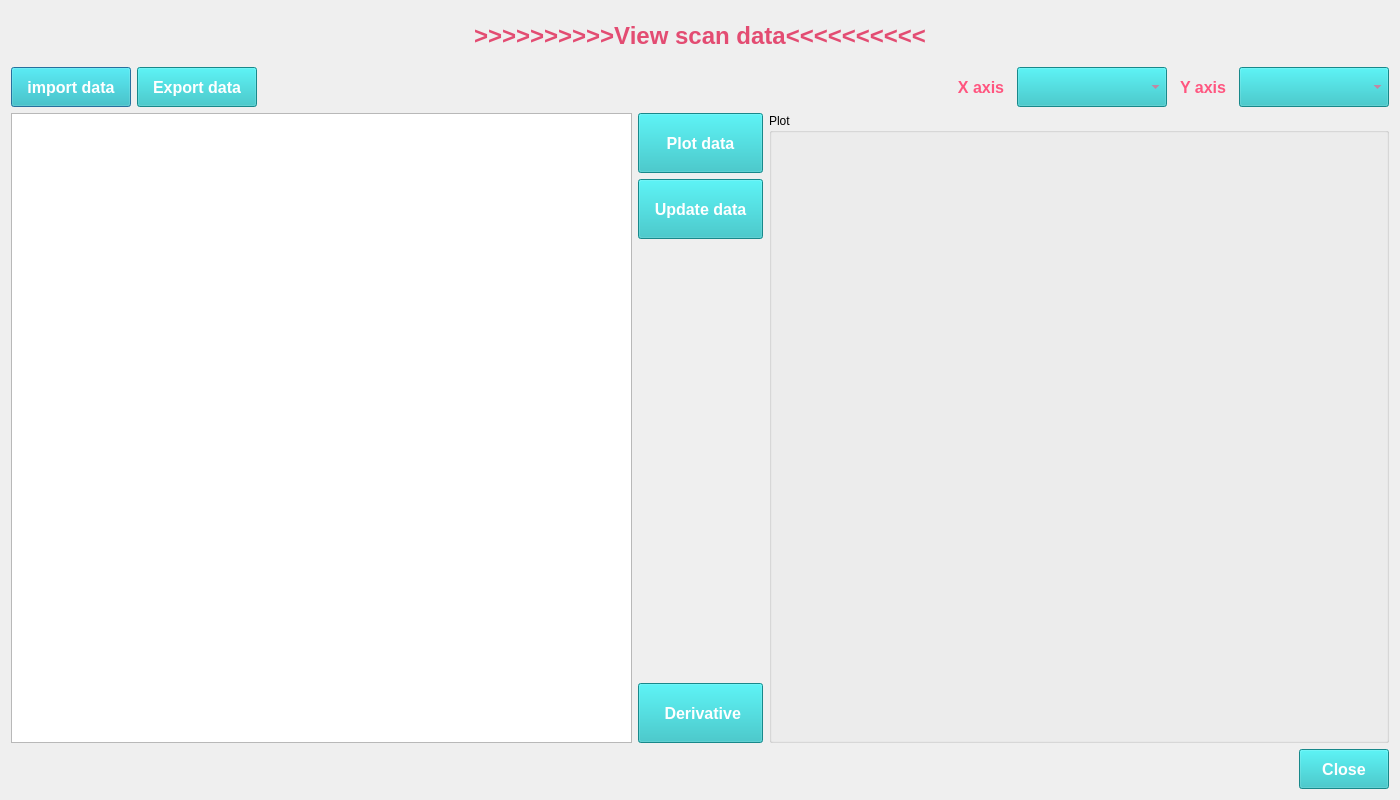
<?xml version="1.0" encoding="UTF-8"?>
<ui version="4.0">
 <class>Dialog</class>
 <widget class="QDialog" name="Dialog">
  <property name="geometry">
   <rect>
    <x>0</x>
    <y>0</y>
    <width>1400</width>
    <height>800</height>
   </rect>
  </property>
  <property name="minimumSize">
   <size>
    <width>1200</width>
    <height>800</height>
   </size>
  </property>
  <property name="windowTitle">
   <string>Dialog</string>
  </property>
  <layout class="QGridLayout" name="gridLayout">
   <item row="0" column="0">
    <layout class="QVBoxLayout" name="verticalLayout_2">
     <item>
      <widget class="QLabel" name="View_label">
       <property name="minimumSize">
        <size>
         <width>300</width>
         <height>50</height>
        </size>
       </property>
       <property name="palette">
        <palette>
         <active>
          <colorrole role="WindowText">
           <brush brushstyle="SolidPattern">
            <color alpha="255">
             <red>227</red>
             <green>76</green>
             <blue>114</blue>
            </color>
           </brush>
          </colorrole>
          <colorrole role="Text">
           <brush brushstyle="SolidPattern">
            <color alpha="255">
             <red>0</red>
             <green>170</green>
             <blue>255</blue>
            </color>
           </brush>
          </colorrole>
          <colorrole role="PlaceholderText">
           <brush brushstyle="SolidPattern">
            <color alpha="128">
             <red>0</red>
             <green>170</green>
             <blue>255</blue>
            </color>
           </brush>
          </colorrole>
         </active>
         <inactive>
          <colorrole role="WindowText">
           <brush brushstyle="SolidPattern">
            <color alpha="255">
             <red>227</red>
             <green>76</green>
             <blue>114</blue>
            </color>
           </brush>
          </colorrole>
          <colorrole role="Text">
           <brush brushstyle="SolidPattern">
            <color alpha="255">
             <red>0</red>
             <green>170</green>
             <blue>255</blue>
            </color>
           </brush>
          </colorrole>
          <colorrole role="PlaceholderText">
           <brush brushstyle="SolidPattern">
            <color alpha="128">
             <red>0</red>
             <green>170</green>
             <blue>255</blue>
            </color>
           </brush>
          </colorrole>
         </inactive>
         <disabled>
          <colorrole role="WindowText">
           <brush brushstyle="SolidPattern">
            <color alpha="255">
             <red>120</red>
             <green>120</green>
             <blue>120</blue>
            </color>
           </brush>
          </colorrole>
          <colorrole role="Text">
           <brush brushstyle="SolidPattern">
            <color alpha="255">
             <red>120</red>
             <green>120</green>
             <blue>120</blue>
            </color>
           </brush>
          </colorrole>
          <colorrole role="PlaceholderText">
           <brush brushstyle="SolidPattern">
            <color alpha="128">
             <red>0</red>
             <green>0</green>
             <blue>0</blue>
            </color>
           </brush>
          </colorrole>
         </disabled>
        </palette>
       </property>
       <property name="font">
        <font>
         <family>Arial</family>
         <pointsize>18</pointsize>
         <bold>true</bold>
        </font>
       </property>
       <property name="text">
        <string>&gt;&gt;&gt;&gt;&gt;&gt;&gt;&gt;&gt;&gt;View scan data&lt;&lt;&lt;&lt;&lt;&lt;&lt;&lt;&lt;&lt;</string>
       </property>
       <property name="alignment">
        <set>Qt::AlignCenter</set>
       </property>
      </widget>
     </item>
     <item>
      <layout class="QHBoxLayout" name="horizontalLayout">
       <item>
        <widget class="QPushButton" name="Import_btn">
         <property name="sizePolicy">
          <sizepolicy hsizetype="Fixed" vsizetype="Fixed">
           <horstretch>0</horstretch>
           <verstretch>0</verstretch>
          </sizepolicy>
         </property>
         <property name="minimumSize">
          <size>
           <width>120</width>
           <height>40</height>
          </size>
         </property>
         <property name="font">
          <font>
           <family>Arial</family>
           <pointsize>12</pointsize>
           <bold>true</bold>
          </font>
         </property>
         <property name="styleSheet">
          <string notr="true">background-color: rgb(33, 190, 193);
selection-color: rgb(255, 85, 127);
color: rgb(255, 255, 255);</string>
         </property>
         <property name="text">
          <string>import data</string>
         </property>
        </widget>
       </item>
       <item>
        <widget class="QPushButton" name="Export_btn">
         <property name="sizePolicy">
          <sizepolicy hsizetype="Fixed" vsizetype="Fixed">
           <horstretch>0</horstretch>
           <verstretch>0</verstretch>
          </sizepolicy>
         </property>
         <property name="minimumSize">
          <size>
           <width>120</width>
           <height>40</height>
          </size>
         </property>
         <property name="font">
          <font>
           <family>Arial</family>
           <pointsize>12</pointsize>
           <bold>true</bold>
          </font>
         </property>
         <property name="styleSheet">
          <string notr="true">background-color: rgb(33, 190, 193);
selection-color: rgb(255, 85, 127);
color: rgb(255, 255, 255);</string>
         </property>
         <property name="text">
          <string>Export data</string>
         </property>
        </widget>
       </item>
       <item>
        <spacer name="horizontalSpacer">
         <property name="orientation">
          <enum>Qt::Horizontal</enum>
         </property>
         <property name="sizeHint" stdset="0">
          <size>
           <width>338</width>
           <height>17</height>
          </size>
         </property>
        </spacer>
       </item>
       <item>
        <widget class="QLabel" name="label_2">
         <property name="minimumSize">
          <size>
           <width>60</width>
           <height>40</height>
          </size>
         </property>
         <property name="palette">
          <palette>
           <active>
            <colorrole role="WindowText">
             <brush brushstyle="SolidPattern">
              <color alpha="255">
               <red>255</red>
               <green>85</green>
               <blue>127</blue>
              </color>
             </brush>
            </colorrole>
            <colorrole role="Text">
             <brush brushstyle="SolidPattern">
              <color alpha="255">
               <red>255</red>
               <green>85</green>
               <blue>127</blue>
              </color>
             </brush>
            </colorrole>
            <colorrole role="PlaceholderText">
             <brush brushstyle="SolidPattern">
              <color alpha="128">
               <red>255</red>
               <green>85</green>
               <blue>127</blue>
              </color>
             </brush>
            </colorrole>
           </active>
           <inactive>
            <colorrole role="WindowText">
             <brush brushstyle="SolidPattern">
              <color alpha="255">
               <red>255</red>
               <green>85</green>
               <blue>127</blue>
              </color>
             </brush>
            </colorrole>
            <colorrole role="Text">
             <brush brushstyle="SolidPattern">
              <color alpha="255">
               <red>255</red>
               <green>85</green>
               <blue>127</blue>
              </color>
             </brush>
            </colorrole>
            <colorrole role="PlaceholderText">
             <brush brushstyle="SolidPattern">
              <color alpha="128">
               <red>255</red>
               <green>85</green>
               <blue>127</blue>
              </color>
             </brush>
            </colorrole>
           </inactive>
           <disabled>
            <colorrole role="WindowText">
             <brush brushstyle="SolidPattern">
              <color alpha="255">
               <red>120</red>
               <green>120</green>
               <blue>120</blue>
              </color>
             </brush>
            </colorrole>
            <colorrole role="Text">
             <brush brushstyle="SolidPattern">
              <color alpha="255">
               <red>120</red>
               <green>120</green>
               <blue>120</blue>
              </color>
             </brush>
            </colorrole>
            <colorrole role="PlaceholderText">
             <brush brushstyle="SolidPattern">
              <color alpha="128">
               <red>0</red>
               <green>0</green>
               <blue>0</blue>
              </color>
             </brush>
            </colorrole>
           </disabled>
          </palette>
         </property>
         <property name="font">
          <font>
           <family>Arial</family>
           <pointsize>12</pointsize>
           <bold>true</bold>
          </font>
         </property>
         <property name="text">
          <string>X axis</string>
         </property>
         <property name="alignment">
          <set>Qt::AlignCenter</set>
         </property>
        </widget>
       </item>
       <item>
        <widget class="QComboBox" name="Select_X_axis">
         <property name="minimumSize">
          <size>
           <width>150</width>
           <height>40</height>
          </size>
         </property>
         <property name="font">
          <font>
           <family>Arial</family>
           <pointsize>12</pointsize>
           <bold>true</bold>
          </font>
         </property>
         <property name="layoutDirection">
          <enum>Qt::LeftToRight</enum>
         </property>
         <property name="styleSheet">
          <string notr="true">background-color:  rgb(33, 190, 193);
color: rgb(255, 85, 127);
selection-color: rgb(255, 85, 0);
selection-background-color: rgb(28, 255, 247);
border-color: rgb(255, 0, 127);</string>
         </property>
         <property name="insertPolicy">
          <enum>QComboBox::InsertAtBottom</enum>
         </property>
        </widget>
       </item>
       <item>
        <widget class="QLabel" name="label">
         <property name="minimumSize">
          <size>
           <width>60</width>
           <height>40</height>
          </size>
         </property>
         <property name="palette">
          <palette>
           <active>
            <colorrole role="WindowText">
             <brush brushstyle="SolidPattern">
              <color alpha="255">
               <red>255</red>
               <green>85</green>
               <blue>127</blue>
              </color>
             </brush>
            </colorrole>
           </active>
           <inactive>
            <colorrole role="WindowText">
             <brush brushstyle="SolidPattern">
              <color alpha="255">
               <red>255</red>
               <green>85</green>
               <blue>127</blue>
              </color>
             </brush>
            </colorrole>
           </inactive>
           <disabled>
            <colorrole role="WindowText">
             <brush brushstyle="SolidPattern">
              <color alpha="255">
               <red>120</red>
               <green>120</green>
               <blue>120</blue>
              </color>
             </brush>
            </colorrole>
           </disabled>
          </palette>
         </property>
         <property name="font">
          <font>
           <family>Arial</family>
           <pointsize>12</pointsize>
           <bold>true</bold>
          </font>
         </property>
         <property name="text">
          <string>Y axis</string>
         </property>
         <property name="alignment">
          <set>Qt::AlignCenter</set>
         </property>
        </widget>
       </item>
       <item>
        <widget class="QComboBox" name="Select_Y_axis">
         <property name="minimumSize">
          <size>
           <width>150</width>
           <height>40</height>
          </size>
         </property>
         <property name="font">
          <font>
           <family>Arial</family>
           <pointsize>12</pointsize>
           <bold>true</bold>
          </font>
         </property>
         <property name="styleSheet">
          <string notr="true">background-color:  rgb(33, 190, 193);
color: rgb(255, 85, 127);
selection-color: rgb(255, 85, 0);
selection-background-color: rgb(7, 197, 255);
border-color: rgb(255, 0, 127);</string>
         </property>
        </widget>
       </item>
      </layout>
     </item>
     <item>
      <layout class="QHBoxLayout" name="horizontalLayout_3">
       <item>
        <widget class="QTableView" name="tableView">
         <property name="minimumSize">
          <size>
           <width>400</width>
           <height>300</height>
          </size>
         </property>
        </widget>
       </item>
       <item>
        <layout class="QVBoxLayout" name="verticalLayout">
         <item>
          <widget class="QPushButton" name="Plot_data_btn">
           <property name="sizePolicy">
            <sizepolicy hsizetype="Fixed" vsizetype="Fixed">
             <horstretch>0</horstretch>
             <verstretch>0</verstretch>
            </sizepolicy>
           </property>
           <property name="minimumSize">
            <size>
             <width>125</width>
             <height>60</height>
            </size>
           </property>
           <property name="font">
            <font>
             <family>Arial</family>
             <pointsize>12</pointsize>
             <bold>true</bold>
            </font>
           </property>
           <property name="styleSheet">
            <string notr="true">background-color: rgb(33, 190, 193);
selection-color: rgb(255, 85, 127);
color: rgb(255, 255, 255);</string>
           </property>
           <property name="text">
            <string>Plot data</string>
           </property>
          </widget>
         </item>
         <item>
          <widget class="QPushButton" name="Update_data_btn">
           <property name="sizePolicy">
            <sizepolicy hsizetype="Fixed" vsizetype="Fixed">
             <horstretch>0</horstretch>
             <verstretch>0</verstretch>
            </sizepolicy>
           </property>
           <property name="minimumSize">
            <size>
             <width>125</width>
             <height>60</height>
            </size>
           </property>
           <property name="font">
            <font>
             <family>Arial</family>
             <pointsize>12</pointsize>
             <bold>true</bold>
            </font>
           </property>
           <property name="styleSheet">
            <string notr="true">background-color: rgb(33, 190, 193);
selection-color: rgb(255, 85, 127);
color: rgb(255, 255, 255);</string>
           </property>
           <property name="text">
            <string>Update data</string>
           </property>
          </widget>
         </item>
         <item>
          <spacer name="verticalSpacer">
           <property name="orientation">
            <enum>Qt::Vertical</enum>
           </property>
           <property name="sizeHint" stdset="0">
            <size>
             <width>20</width>
             <height>238</height>
            </size>
           </property>
          </spacer>
         </item>
         <item>
          <widget class="QPushButton" name="Derivative_btn">
           <property name="sizePolicy">
            <sizepolicy hsizetype="Fixed" vsizetype="Fixed">
             <horstretch>0</horstretch>
             <verstretch>0</verstretch>
            </sizepolicy>
           </property>
           <property name="minimumSize">
            <size>
             <width>125</width>
             <height>60</height>
            </size>
           </property>
           <property name="font">
            <font>
             <family>Arial</family>
             <pointsize>12</pointsize>
             <bold>true</bold>
            </font>
           </property>
           <property name="styleSheet">
            <string notr="true">background-color: rgb(33, 190, 193);
selection-color: rgb(255, 85, 127);
color: rgb(255, 255, 255);</string>
           </property>
           <property name="text">
            <string> Derivative</string>
           </property>
          </widget>
         </item>
        </layout>
       </item>
       <item>
        <widget class="QGroupBox" name="Plot_box">
         <property name="sizePolicy">
          <sizepolicy hsizetype="Expanding" vsizetype="Expanding">
           <horstretch>0</horstretch>
           <verstretch>0</verstretch>
          </sizepolicy>
         </property>
         <property name="minimumSize">
          <size>
           <width>450</width>
           <height>420</height>
          </size>
         </property>
         <property name="title">
          <string>Plot</string>
         </property>
        </widget>
       </item>
      </layout>
     </item>
     <item>
      <layout class="QHBoxLayout" name="horizontalLayout_2">
       <item>
        <spacer name="horizontalSpacer_2">
         <property name="orientation">
          <enum>Qt::Horizontal</enum>
         </property>
         <property name="sizeHint" stdset="0">
          <size>
           <width>448</width>
           <height>20</height>
          </size>
         </property>
        </spacer>
       </item>
       <item>
        <widget class="QPushButton" name="Close_btn">
         <property name="sizePolicy">
          <sizepolicy hsizetype="Fixed" vsizetype="Fixed">
           <horstretch>0</horstretch>
           <verstretch>0</verstretch>
          </sizepolicy>
         </property>
         <property name="minimumSize">
          <size>
           <width>90</width>
           <height>40</height>
          </size>
         </property>
         <property name="font">
          <font>
           <family>Arial</family>
           <pointsize>12</pointsize>
           <bold>true</bold>
          </font>
         </property>
         <property name="styleSheet">
          <string notr="true">background-color: rgb(33, 190, 193);
selection-color: rgb(255, 85, 127);
color: rgb(255, 255, 255);</string>
         </property>
         <property name="text">
          <string>Close</string>
         </property>
        </widget>
       </item>
      </layout>
     </item>
    </layout>
   </item>
  </layout>
 </widget>
 <resources/>
 <connections/>
</ui>
